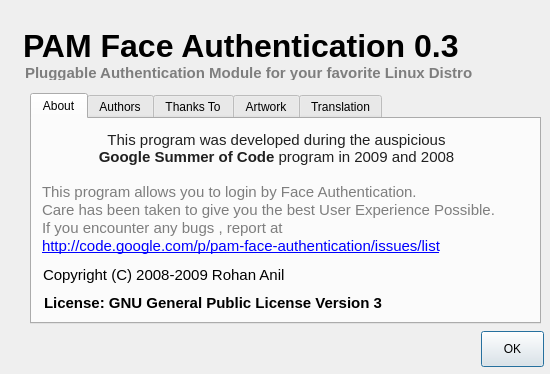
<?xml version="1.0" encoding="UTF-8"?>
<ui version="4.0">
 <class>aboutDialog</class>
 <widget class="QDialog" name="aboutDialog">
  <property name="windowModality">
   <enum>Qt::ApplicationModal</enum>
  </property>
  <property name="geometry">
   <rect>
    <x>0</x>
    <y>0</y>
    <width>550</width>
    <height>374</height>
   </rect>
  </property>
  <property name="minimumSize">
   <size>
    <width>550</width>
    <height>374</height>
   </size>
  </property>
  <property name="maximumSize">
   <size>
    <width>550</width>
    <height>374</height>
   </size>
  </property>
  <property name="windowTitle">
   <string>About the Software \m/</string>
  </property>
  <property name="windowIcon">
   <iconset resource="../../../graphics.qrc">
    <normaloff>:/data/ui/images/pfa-logo.png</normaloff>:/data/ui/images/pfa-logo.png</iconset>
  </property>
  <property name="modal">
   <bool>true</bool>
  </property>
  <widget class="QLabel" name="lbl_title">
   <property name="geometry">
    <rect>
     <x>23</x>
     <y>20</y>
     <width>511</width>
     <height>51</height>
    </rect>
   </property>
   <property name="font">
    <font>
     <pointsize>24</pointsize>
     <weight>75</weight>
     <bold>true</bold>
    </font>
   </property>
   <property name="text">
    <string>PAM Face Authentication 0.3</string>
   </property>
  </widget>
  <widget class="QLabel" name="label_2">
   <property name="geometry">
    <rect>
     <x>25</x>
     <y>64</y>
     <width>501</width>
     <height>16</height>
    </rect>
   </property>
   <property name="font">
    <font>
     <pointsize>11</pointsize>
     <weight>75</weight>
     <bold>true</bold>
    </font>
   </property>
   <property name="styleSheet">
    <string/>
   </property>
   <property name="text">
    <string>&lt;!DOCTYPE HTML PUBLIC &quot;-//W3C//DTD HTML 4.0//EN&quot; &quot;http://www.w3.org/TR/REC-html40/strict.dtd&quot;&gt;
&lt;html&gt;&lt;head&gt;&lt;meta name=&quot;qrichtext&quot; content=&quot;1&quot; /&gt;&lt;style type=&quot;text/css&quot;&gt;
p, li { white-space: pre-wrap; }
&lt;/style&gt;&lt;/head&gt;&lt;body style=&quot; font-family:'Sans Serif'; font-size:9pt; font-weight:400; font-style:normal;&quot;&gt;
&lt;p style=&quot; margin-top:0px; margin-bottom:0px; margin-left:0px; margin-right:0px; -qt-block-indent:0; text-indent:0px;&quot;&gt;&lt;span style=&quot; font-size:11pt; font-weight:600; color:#7e7e7e;&quot;&gt;Pluggable Authentication Module for your favorite Linux Distro&lt;/span&gt;&lt;/p&gt;&lt;/body&gt;&lt;/html&gt;</string>
   </property>
  </widget>
  <widget class="QTabWidget" name="thanks">
   <property name="geometry">
    <rect>
     <x>30</x>
     <y>93</y>
     <width>511</width>
     <height>231</height>
    </rect>
   </property>
   <property name="currentIndex">
    <number>0</number>
   </property>
   <widget class="QWidget" name="tab_3">
    <attribute name="title">
     <string>About</string>
    </attribute>
    <widget class="QLabel" name="lbl_about">
     <property name="geometry">
      <rect>
       <x>10</x>
       <y>64</y>
       <width>491</width>
       <height>81</height>
      </rect>
     </property>
     <property name="font">
      <font>
       <pointsize>11</pointsize>
       <weight>75</weight>
       <bold>true</bold>
      </font>
     </property>
     <property name="text">
      <string>&lt;!DOCTYPE HTML PUBLIC &quot;-//W3C//DTD HTML 4.0//EN&quot; &quot;http://www.w3.org/TR/REC-html40/strict.dtd&quot;&gt;
&lt;html&gt;&lt;head&gt;&lt;meta name=&quot;qrichtext&quot; content=&quot;1&quot; /&gt;&lt;style type=&quot;text/css&quot;&gt;
p, li { white-space: pre-wrap; }
&lt;/style&gt;&lt;/head&gt;&lt;body style=&quot; font-family:'Sans Serif'; font-size:11pt; font-weight:600; font-style:normal;&quot;&gt;
&lt;p style=&quot; margin-top:0px; margin-bottom:0px; margin-left:0px; margin-right:0px; -qt-block-indent:0; text-indent:0px;&quot;&gt;&lt;span style=&quot; font-weight:400; color:#7e7e7e;&quot;&gt;This program allows you to login by Face Authentication.&lt;/span&gt;&lt;/p&gt;
&lt;p style=&quot; margin-top:0px; margin-bottom:0px; margin-left:0px; margin-right:0px; -qt-block-indent:0; text-indent:0px;&quot;&gt;&lt;span style=&quot; font-weight:400; color:#7e7e7e;&quot;&gt;Care has been taken to give you the best User Experience Possible.&lt;/span&gt;&lt;/p&gt;
&lt;p style=&quot; margin-top:0px; margin-bottom:0px; margin-left:0px; margin-right:0px; -qt-block-indent:0; text-indent:0px;&quot;&gt;&lt;span style=&quot; font-weight:400; color:#7e7e7e;&quot;&gt;If you encounter any bugs , report at&lt;/span&gt;&lt;/p&gt;
&lt;p style=&quot; margin-top:0px; margin-bottom:0px; margin-left:0px; margin-right:0px; -qt-block-indent:0; text-indent:0px;&quot;&gt;&lt;a href=&quot;http://code.google.com/p/pam-face-authentication/issues/list&quot;&gt;&lt;span style=&quot; font-weight:400; text-decoration: underline; color:#0000ff;&quot;&gt;http://code.google.com/p/pam-face-authentication/issues/list&lt;/span&gt;&lt;/a&gt;&lt;/p&gt;&lt;/body&gt;&lt;/html&gt;</string>
     </property>
     <property name="alignment">
      <set>Qt::AlignLeading|Qt::AlignLeft|Qt::AlignTop</set>
     </property>
     <property name="wordWrap">
      <bool>true</bool>
     </property>
    </widget>
    <widget class="QLabel" name="label_4">
     <property name="geometry">
      <rect>
       <x>54</x>
       <y>12</y>
       <width>381</width>
       <height>41</height>
      </rect>
     </property>
     <property name="font">
      <font>
       <pointsize>11</pointsize>
       <weight>75</weight>
       <bold>true</bold>
      </font>
     </property>
     <property name="styleSheet">
      <string/>
     </property>
     <property name="text">
      <string>&lt;!DOCTYPE HTML PUBLIC &quot;-//W3C//DTD HTML 4.0//EN&quot; &quot;http://www.w3.org/TR/REC-html40/strict.dtd&quot;&gt;
&lt;html&gt;&lt;head&gt;&lt;meta name=&quot;qrichtext&quot; content=&quot;1&quot; /&gt;&lt;style type=&quot;text/css&quot;&gt;
p, li { white-space: pre-wrap; }
&lt;/style&gt;&lt;/head&gt;&lt;body style=&quot; font-family:'Sans Serif'; font-size:11pt; font-weight:600; font-style:normal;&quot;&gt;
&lt;p style=&quot; margin-top:0px; margin-bottom:0px; margin-left:0px; margin-right:0px; -qt-block-indent:0; text-indent:0px;&quot;&gt;&lt;span style=&quot; font-weight:400; color:#202020;&quot;&gt;This program was developed during the auspicious &lt;/span&gt;&lt;span style=&quot; color:#202020;&quot;&gt;Google Summer of Code&lt;/span&gt;&lt;span style=&quot; font-weight:400; color:#202020;&quot;&gt; program in 2009 and 2008&lt;/span&gt;&lt;/p&gt;
&lt;p style=&quot;-qt-paragraph-type:empty; margin-top:0px; margin-bottom:0px; margin-left:0px; margin-right:0px; -qt-block-indent:0; text-indent:0px; font-weight:400; color:#202020;&quot;&gt;&lt;/p&gt;&lt;/body&gt;&lt;/html&gt;</string>
     </property>
     <property name="alignment">
      <set>Qt::AlignHCenter|Qt::AlignTop</set>
     </property>
     <property name="wordWrap">
      <bool>true</bool>
     </property>
    </widget>
    <widget class="QLabel" name="lbl_about_2">
     <property name="geometry">
      <rect>
       <x>11</x>
       <y>147</y>
       <width>318</width>
       <height>23</height>
      </rect>
     </property>
     <property name="font">
      <font>
       <pointsize>11</pointsize>
       <weight>75</weight>
       <bold>true</bold>
      </font>
     </property>
     <property name="styleSheet">
      <string/>
     </property>
     <property name="text">
      <string>&lt;!DOCTYPE HTML PUBLIC &quot;-//W3C//DTD HTML 4.0//EN&quot; &quot;http://www.w3.org/TR/REC-html40/strict.dtd&quot;&gt;
&lt;html&gt;&lt;head&gt;&lt;meta name=&quot;qrichtext&quot; content=&quot;1&quot; /&gt;&lt;style type=&quot;text/css&quot;&gt;
p, li { white-space: pre-wrap; }
&lt;/style&gt;&lt;/head&gt;&lt;body style=&quot; font-family:'Sans Serif'; font-size:11pt; font-weight:600; font-style:normal;&quot;&gt;
&lt;p style=&quot; margin-top:0px; margin-bottom:0px; margin-left:0px; margin-right:0px; -qt-block-indent:0; text-indent:0px;&quot;&gt;&lt;span style=&quot; font-weight:400;&quot;&gt;Copyright (C) 2008-2009 Rohan Anil &lt;/span&gt;&lt;/p&gt;&lt;/body&gt;&lt;/html&gt;</string>
     </property>
     <property name="alignment">
      <set>Qt::AlignLeading|Qt::AlignLeft|Qt::AlignTop</set>
     </property>
     <property name="wordWrap">
      <bool>true</bool>
     </property>
    </widget>
    <widget class="QLabel" name="lbl_about_3">
     <property name="geometry">
      <rect>
       <x>12</x>
       <y>175</y>
       <width>395</width>
       <height>18</height>
      </rect>
     </property>
     <property name="font">
      <font>
       <pointsize>11</pointsize>
       <weight>75</weight>
       <bold>true</bold>
      </font>
     </property>
     <property name="styleSheet">
      <string/>
     </property>
     <property name="text">
      <string>License: GNU General Public License Version 3</string>
     </property>
     <property name="textFormat">
      <enum>Qt::PlainText</enum>
     </property>
     <property name="alignment">
      <set>Qt::AlignLeading|Qt::AlignLeft|Qt::AlignTop</set>
     </property>
     <property name="wordWrap">
      <bool>true</bool>
     </property>
    </widget>
   </widget>
   <widget class="QWidget" name="tab">
    <attribute name="title">
     <string>Authors</string>
    </attribute>
    <widget class="QTextEdit" name="te_authors">
     <property name="geometry">
      <rect>
       <x>2</x>
       <y>2</y>
       <width>498</width>
       <height>193</height>
      </rect>
     </property>
     <property name="readOnly">
      <bool>true</bool>
     </property>
     <property name="html">
      <string>&lt;!DOCTYPE HTML PUBLIC &quot;-//W3C//DTD HTML 4.0//EN&quot; &quot;http://www.w3.org/TR/REC-html40/strict.dtd&quot;&gt;
&lt;html&gt;&lt;head&gt;&lt;meta name=&quot;qrichtext&quot; content=&quot;1&quot; /&gt;&lt;style type=&quot;text/css&quot;&gt;
p, li { white-space: pre-wrap; }
&lt;/style&gt;&lt;/head&gt;&lt;body style=&quot; font-family:'Sans Serif'; font-size:9pt; font-weight:400; font-style:normal;&quot;&gt;
&lt;p style=&quot; margin-top:0px; margin-bottom:0px; margin-left:0px; margin-right:0px; -qt-block-indent:0; text-indent:0px;&quot;&gt;Rohan Anil , BITS Pilani Goa Campus&lt;/p&gt;
&lt;p style=&quot; margin-top:0px; margin-bottom:0px; margin-left:0px; margin-right:0px; -qt-block-indent:0; text-indent:0px;&quot;&gt;Maintainer&lt;/p&gt;
&lt;p style=&quot; margin-top:0px; margin-bottom:0px; margin-left:0px; margin-right:0px; -qt-block-indent:0; text-indent:0px;&quot;&gt;rohan.anil@gmail.com&lt;/p&gt;
&lt;p style=&quot;-qt-paragraph-type:empty; margin-top:0px; margin-bottom:0px; margin-left:0px; margin-right:0px; -qt-block-indent:0; text-indent:0px;&quot;&gt;&lt;/p&gt;
&lt;p style=&quot; margin-top:0px; margin-bottom:0px; margin-left:0px; margin-right:0px; -qt-block-indent:0; text-indent:0px;&quot;&gt;Onur Küçük &lt;/p&gt;
&lt;p style=&quot; margin-top:0px; margin-bottom:0px; margin-left:0px; margin-right:0px; -qt-block-indent:0; text-indent:0px;&quot;&gt;Mentor for 2009 Google Summer of Code, Pardus&lt;/p&gt;
&lt;p style=&quot; margin-top:0px; margin-bottom:0px; margin-left:0px; margin-right:0px; -qt-block-indent:0; text-indent:0px;&quot;&gt;onur@pardus.org.tr&lt;/p&gt;
&lt;p style=&quot;-qt-paragraph-type:empty; margin-top:0px; margin-bottom:0px; margin-left:0px; margin-right:0px; -qt-block-indent:0; text-indent:0px;&quot;&gt;&lt;/p&gt;
&lt;p style=&quot; margin-top:0px; margin-bottom:0px; margin-left:0px; margin-right:0px; -qt-block-indent:0; text-indent:0px;&quot;&gt;Alex Lau&lt;/p&gt;
&lt;p style=&quot; margin-top:0px; margin-bottom:0px; margin-left:0px; margin-right:0px; -qt-block-indent:0; text-indent:0px;&quot;&gt;Mentor for 2008 Google Summer of Code, openSUSE&lt;/p&gt;
&lt;p style=&quot; margin-top:0px; margin-bottom:0px; margin-left:0px; margin-right:0px; -qt-block-indent:0; text-indent:0px;&quot;&gt;avengermojo@gmail.com&lt;/p&gt;
&lt;p style=&quot;-qt-paragraph-type:empty; margin-top:0px; margin-bottom:0px; margin-left:0px; margin-right:0px; -qt-block-indent:0; text-indent:0px;&quot;&gt;&lt;/p&gt;
&lt;p style=&quot; margin-top:0px; margin-bottom:0px; margin-left:0px; margin-right:0px; -qt-block-indent:0; text-indent:0px;&quot;&gt;Nikolay Shmyrev&lt;/p&gt;
&lt;p style=&quot; margin-top:0px; margin-bottom:0px; margin-left:0px; margin-right:0px; -qt-block-indent:0; text-indent:0px;&quot;&gt;nshmyrev@gmail.com&lt;/p&gt;
&lt;p style=&quot;-qt-paragraph-type:empty; margin-top:0px; margin-bottom:0px; margin-left:0px; margin-right:0px; -qt-block-indent:0; text-indent:0px;&quot;&gt;&lt;/p&gt;&lt;/body&gt;&lt;/html&gt;</string>
     </property>
    </widget>
   </widget>
   <widget class="QWidget" name="tab_2">
    <attribute name="title">
     <string>Thanks To</string>
    </attribute>
    <widget class="QTextEdit" name="te_thanks">
     <property name="geometry">
      <rect>
       <x>2</x>
       <y>1</y>
       <width>498</width>
       <height>193</height>
      </rect>
     </property>
     <property name="readOnly">
      <bool>true</bool>
     </property>
     <property name="html">
      <string>&lt;!DOCTYPE HTML PUBLIC &quot;-//W3C//DTD HTML 4.0//EN&quot; &quot;http://www.w3.org/TR/REC-html40/strict.dtd&quot;&gt;
&lt;html&gt;&lt;head&gt;&lt;meta name=&quot;qrichtext&quot; content=&quot;1&quot; /&gt;&lt;style type=&quot;text/css&quot;&gt;
p, li { white-space: pre-wrap; }
&lt;/style&gt;&lt;/head&gt;&lt;body style=&quot; font-family:'Sans Serif'; font-size:9pt; font-weight:400; font-style:normal;&quot;&gt;
&lt;p style=&quot; margin-top:0px; margin-bottom:0px; margin-left:0px; margin-right:0px; -qt-block-indent:0; text-indent:0px;&quot;&gt;Gökmen Görgen&lt;/p&gt;
&lt;p style=&quot; margin-top:0px; margin-bottom:0px; margin-left:0px; margin-right:0px; -qt-block-indent:0; text-indent:0px;&quot;&gt;Helped/Review in PiSi Packaging &lt;/p&gt;
&lt;p style=&quot;-qt-paragraph-type:empty; margin-top:0px; margin-bottom:0px; margin-left:0px; margin-right:0px; -qt-block-indent:0; text-indent:0px;&quot;&gt;&lt;/p&gt;
&lt;p style=&quot; margin-top:0px; margin-bottom:0px; margin-left:0px; margin-right:0px; -qt-block-indent:0; text-indent:0px;&quot;&gt;Julien Pivotto&lt;/p&gt;
&lt;p style=&quot; margin-top:0px; margin-bottom:0px; margin-left:0px; margin-right:0px; -qt-block-indent:0; text-indent:0px;&quot;&gt;Testing&lt;/p&gt;
&lt;p style=&quot;-qt-paragraph-type:empty; margin-top:0px; margin-bottom:0px; margin-left:0px; margin-right:0px; -qt-block-indent:0; text-indent:0px;&quot;&gt;&lt;/p&gt;
&lt;p style=&quot; margin-top:0px; margin-bottom:0px; margin-left:0px; margin-right:0px; -qt-block-indent:0; text-indent:0px;&quot;&gt;Alessandro de Oliveira Faria &lt;/p&gt;
&lt;p style=&quot; margin-top:0px; margin-bottom:0px; margin-left:0px; margin-right:0px; -qt-block-indent:0; text-indent:0px;&quot;&gt;Tutorial for 0.2 in Portuguese&lt;/p&gt;
&lt;p style=&quot;-qt-paragraph-type:empty; margin-top:0px; margin-bottom:0px; margin-left:0px; margin-right:0px; -qt-block-indent:0; text-indent:0px;&quot;&gt;&lt;/p&gt;
&lt;p style=&quot; margin-top:0px; margin-bottom:0px; margin-left:0px; margin-right:0px; -qt-block-indent:0; text-indent:0px;&quot;&gt;John Simmonds&lt;/p&gt;
&lt;p style=&quot; margin-top:0px; margin-bottom:0px; margin-left:0px; margin-right:0px; -qt-block-indent:0; text-indent:0px;&quot;&gt;Testing &amp;amp; packaging on gentoo &lt;/p&gt;
&lt;p style=&quot;-qt-paragraph-type:empty; margin-top:0px; margin-bottom:0px; margin-left:0px; margin-right:0px; -qt-block-indent:0; text-indent:0px;&quot;&gt;&lt;/p&gt;
&lt;p style=&quot; margin-top:0px; margin-bottom:0px; margin-left:0px; margin-right:0px; -qt-block-indent:0; text-indent:0px;&quot;&gt;Eitan Mosenkis&lt;/p&gt;
&lt;table border=&quot;0&quot; style=&quot; margin-top:0px; margin-bottom:0px; margin-left:0px; margin-right:0px;&quot; cellspacing=&quot;2&quot; cellpadding=&quot;0&quot;&gt;
&lt;tr&gt;
&lt;td style=&quot; vertical-align:top;&quot;&gt;
&lt;p style=&quot; margin-top:0px; margin-bottom:0px; margin-left:0px; margin-right:0px; -qt-block-indent:0; text-indent:0px;&quot;&gt;Testing &amp;amp; packaging on gentoo &lt;/p&gt;
&lt;p style=&quot;-qt-paragraph-type:empty; margin-top:0px; margin-bottom:0px; margin-left:0px; margin-right:0px; -qt-block-indent:0; text-indent:0px;&quot;&gt;&lt;/p&gt;
&lt;p style=&quot; margin-top:0px; margin-bottom:0px; margin-left:0px; margin-right:0px; -qt-block-indent:0; text-indent:0px;&quot;&gt;Mrozinski Tomasz&lt;/p&gt;
&lt;p style=&quot; margin-top:0px; margin-bottom:0px; margin-left:0px; margin-right:0px; -qt-block-indent:0; text-indent:0px;&quot;&gt;Patch for 64 bit&lt;/p&gt;
&lt;p style=&quot;-qt-paragraph-type:empty; margin-top:0px; margin-bottom:0px; margin-left:0px; margin-right:0px; -qt-block-indent:0; text-indent:0px;&quot;&gt;&lt;/p&gt;
&lt;p style=&quot; margin-top:0px; margin-bottom:0px; margin-left:0px; margin-right:0px; -qt-block-indent:0; text-indent:0px;&quot;&gt;and many more whose real name i donot know! do Tell me your real name ,and i will add here =)&lt;/p&gt;
&lt;p style=&quot;-qt-paragraph-type:empty; margin-top:0px; margin-bottom:0px; margin-left:0px; margin-right:0px; -qt-block-indent:0; text-indent:0px;&quot;&gt;&lt;/p&gt;
&lt;p style=&quot;-qt-paragraph-type:empty; margin-top:0px; margin-bottom:0px; margin-left:0px; margin-right:0px; -qt-block-indent:0; text-indent:0px;&quot;&gt;&lt;/p&gt;&lt;/td&gt;&lt;/tr&gt;&lt;/table&gt;&lt;/body&gt;&lt;/html&gt;</string>
     </property>
    </widget>
   </widget>
   <widget class="QWidget" name="Artwork">
    <attribute name="title">
     <string>Artwork</string>
    </attribute>
    <widget class="QTextEdit" name="te_artwork">
     <property name="geometry">
      <rect>
       <x>3</x>
       <y>1</y>
       <width>498</width>
       <height>193</height>
      </rect>
     </property>
     <property name="readOnly">
      <bool>true</bool>
     </property>
     <property name="html">
      <string>&lt;!DOCTYPE HTML PUBLIC &quot;-//W3C//DTD HTML 4.0//EN&quot; &quot;http://www.w3.org/TR/REC-html40/strict.dtd&quot;&gt;
&lt;html&gt;&lt;head&gt;&lt;meta name=&quot;qrichtext&quot; content=&quot;1&quot; /&gt;&lt;style type=&quot;text/css&quot;&gt;
p, li { white-space: pre-wrap; }
&lt;/style&gt;&lt;/head&gt;&lt;body style=&quot; font-family:'Sans Serif'; font-size:9pt; font-weight:400; font-style:normal;&quot;&gt;
&lt;p style=&quot; margin-top:0px; margin-bottom:0px; margin-left:0px; margin-right:0px; -qt-block-indent:0; text-indent:0px;&quot;&gt;Really in need of a UI wizard! =P&lt;/p&gt;&lt;/body&gt;&lt;/html&gt;</string>
     </property>
    </widget>
   </widget>
   <widget class="QWidget" name="Translation">
    <attribute name="title">
     <string>Translation</string>
    </attribute>
    <widget class="QTextEdit" name="te_translation">
     <property name="geometry">
      <rect>
       <x>1</x>
       <y>3</y>
       <width>498</width>
       <height>193</height>
      </rect>
     </property>
     <property name="readOnly">
      <bool>true</bool>
     </property>
     <property name="html">
      <string>&lt;!DOCTYPE HTML PUBLIC &quot;-//W3C//DTD HTML 4.0//EN&quot; &quot;http://www.w3.org/TR/REC-html40/strict.dtd&quot;&gt;
&lt;html&gt;&lt;head&gt;&lt;meta name=&quot;qrichtext&quot; content=&quot;1&quot; /&gt;&lt;style type=&quot;text/css&quot;&gt;
p, li { white-space: pre-wrap; }
&lt;/style&gt;&lt;/head&gt;&lt;body style=&quot; font-family:'Sans Serif'; font-size:9pt; font-weight:400; font-style:normal;&quot;&gt;
&lt;p style=&quot; margin-top:0px; margin-bottom:0px; margin-left:0px; margin-right:0px; -qt-block-indent:0; text-indent:0px;&quot;&gt;Ashish Gandhi&lt;/p&gt;
&lt;p style=&quot; margin-top:0px; margin-bottom:0px; margin-left:0px; margin-right:0px; -qt-block-indent:0; text-indent:0px;&quot;&gt;Hindi Translation&lt;/p&gt;&lt;/body&gt;&lt;/html&gt;</string>
     </property>
    </widget>
   </widget>
  </widget>
  <widget class="QPushButton" name="pb_ok">
   <property name="geometry">
    <rect>
     <x>481</x>
     <y>331</y>
     <width>63</width>
     <height>36</height>
    </rect>
   </property>
   <property name="text">
    <string>OK</string>
   </property>
  </widget>
 </widget>
 <resources>
  <include location="../../../graphics.qrc"/>
 </resources>
 <connections>
  <connection>
   <sender>pb_ok</sender>
   <signal>clicked()</signal>
   <receiver>aboutDialog</receiver>
   <slot>close()</slot>
   <hints>
    <hint type="sourcelabel">
     <x>507</x>
     <y>348</y>
    </hint>
    <hint type="destinationlabel">
     <x>274</x>
     <y>186</y>
    </hint>
   </hints>
  </connection>
 </connections>
</ui>
